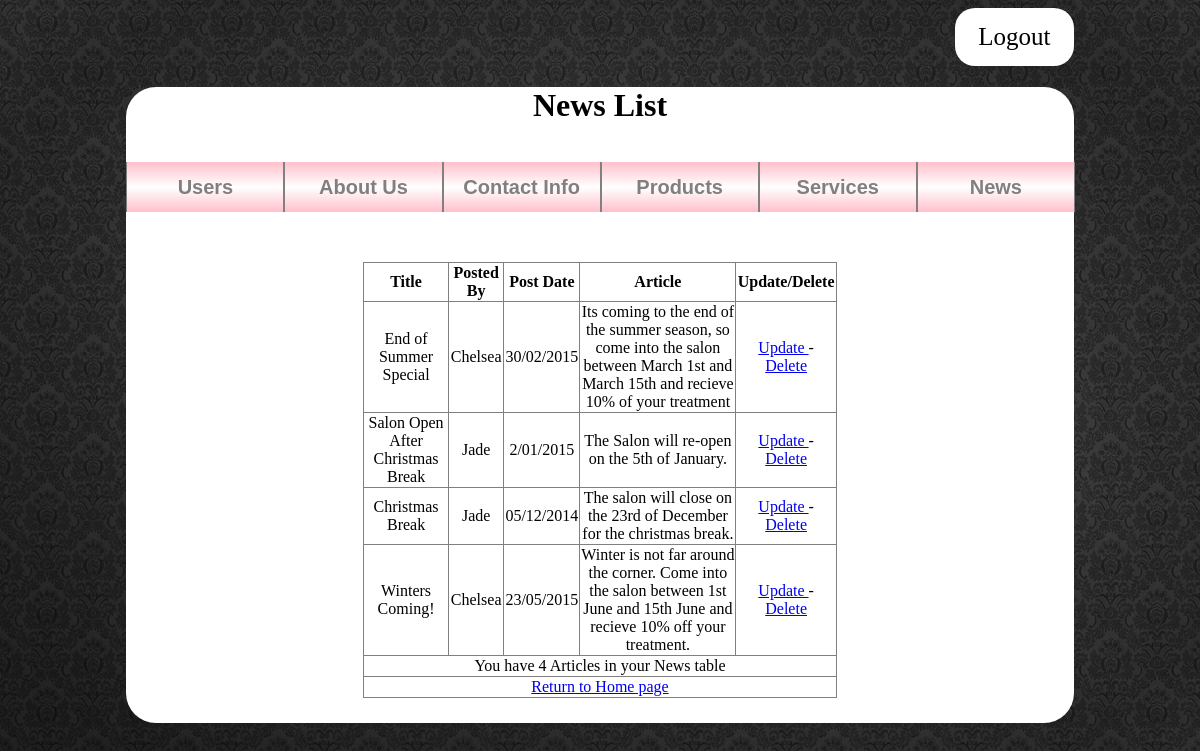
The app's page /Admin/News.php (signed in) with its own data.
### tables this page shows
CREATE TABLE IF NOT EXISTS `tblnews` (
  `id` int(11) NOT NULL,
  `post_date` varchar(50) NOT NULL,
  `posted_by` varchar(120) NOT NULL,
  `article` varchar(10000) NOT NULL,
  `title` varchar(100) NOT NULL
);

### Admin/News.php (the view, shortened to what this page needs)
<!DOCTYPE html>
<html>
<head>
<link rel="stylesheet" type="text/css" href="AdminCss.css">
<?php
 include_once("DatabaseLogin.php");
?>
</head>
<body><div id="Logout">
<a href="Logout.php">Logout</a>
</div>
	<div id="header">
	<h1>News List</h1>
	</div>
	<div id="Content">
		<div id="Nav">
	<ul id="Nav_Content">
			<li><a href="">Users</a>
		<li><a href="">About Us</a>
		<li><a href="">Contact Info</a>
		<li><a href="">Products</a>
		<li><a href="">Services</a>
		<li><a href="">News</a>
</ul>
		</div>
		<div id="info">
<?php
		echo "<table border='1' align='center' width='50%'>";
		echo "<tr>".
				"<th>Title</th><th>Posted By</th><th>Post Date</th><th>Article</th><th>Update/Delete</th>".
			  "</tr>";
		$icount = 0 ;
	  	$result = mysqli_query($con,"SELECT * FROM tblnews");
		while ($row=mysqli_fetch_row($result))
		{
		  	$id = $row[0];
		  	echo "<tr>".
		  			"<td> " . $row[4]."</td>".
		  	 	  	"<td> " .$row[2]. "</td>".
		  	 	  	"<td> ".$row[1] . "</td>".
		  	 	      "<td> " . $row[3]."</td>".
		  	 	      "<td> <a href=\"UpdateNews.php?id=$id\"> Update </a> - <a href=\"DeleteNews.php?id=$id\" onclick='return Confirm();' >Delete</a></td>".
		  	     "<tr>";
		  	 $icount++;
		  }
		   echo "<tr><td colspan='5'> You have ".$icount." Articles in your News table </td> </tr>";
		   echo "<tr><td colspan='5'> <a href='LoggedIn.php'>Return to Home page</a> </td> </tr>";
		   echo "</table>";
 	?>
 	</div>
</div>
</body>
</html>

### records on screen
tblnews: title "End of Summer Special", posted_by "Chelsea", post_date "30/02/2015", article "Its coming to the end of the summer season, so come into the salon between March 1st and March 15th and recieve 10% of your treatment"
tblnews: title "Salon Open After Christmas Break", posted_by "Jade", post_date "2/01/2015", article "The Salon will re-open on the 5th of January."
tblnews: title "Christmas Break", posted_by "Jade", post_date "05/12/2014", article "The salon will close on the 23rd of December for the christmas break."
tblnews: title "Winters Coming!", posted_by "Chelsea", post_date "23/05/2015", article "Winter is not far around the corner. Come into the salon between 1st June and 15th June and recieve 10% off your treatment."

### other values on screen
$icount "4"
